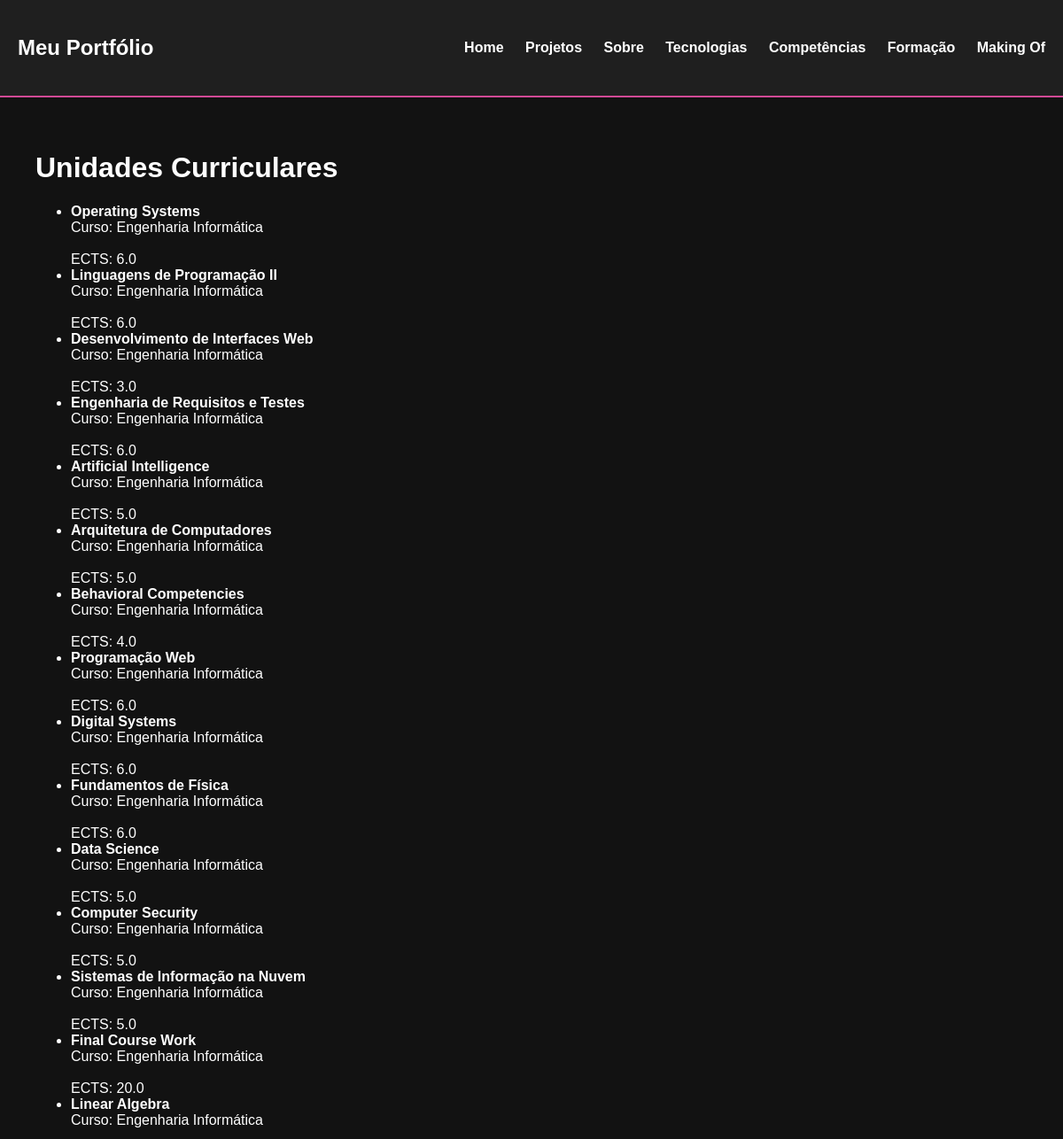
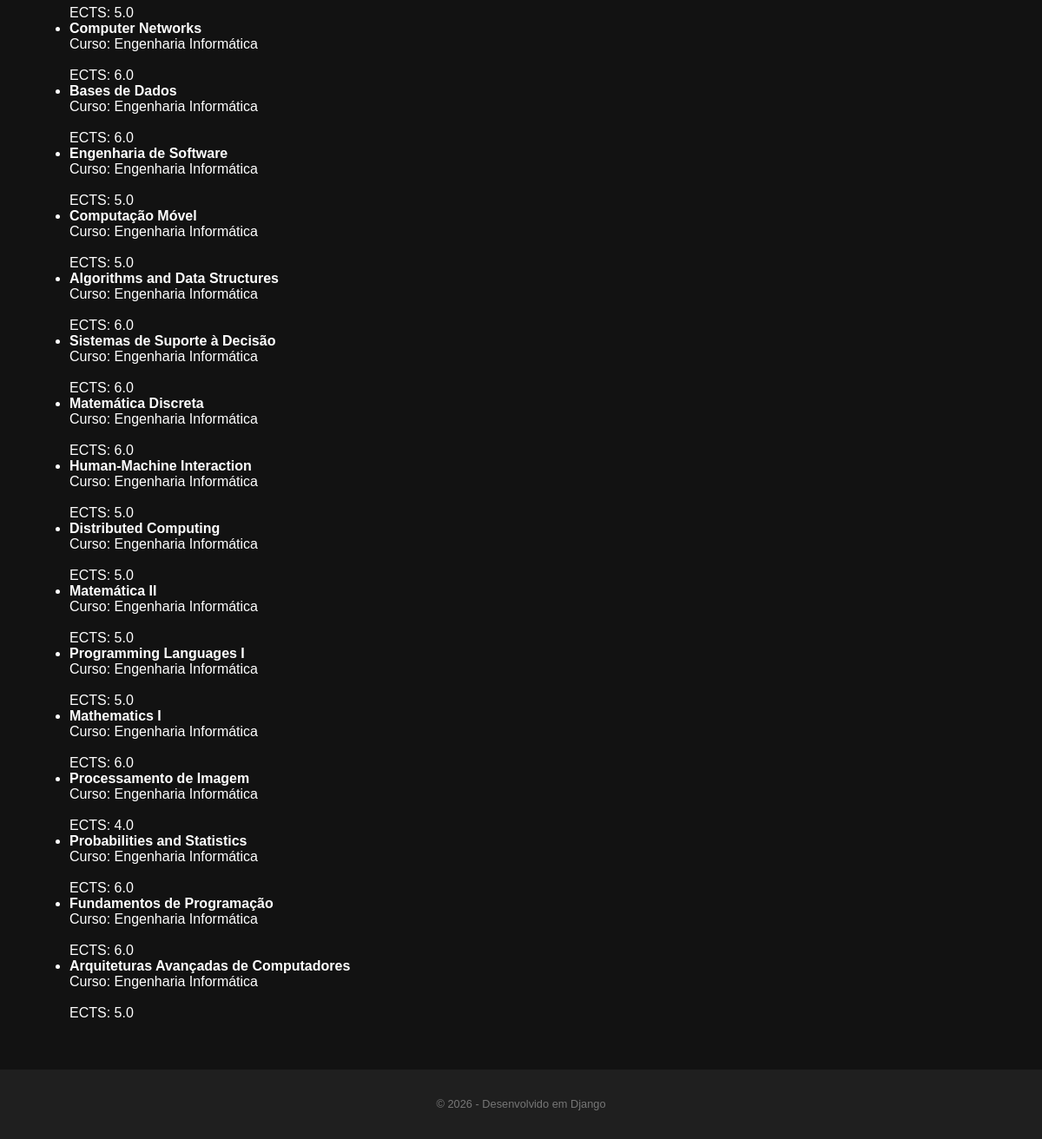
/portfolio/ucs/, run on the app's committed database (2 pictures, top to bottom).
### portfolio/models.py (models this page shows, shortened)
class UnidadeCurricular(models.Model):
    codigo_legivel = models.CharField(max_length=50, unique=True)
    nome = models.CharField(max_length=200)
    ano = models.IntegerField()
    semestre = models.IntegerField()
    ects = models.FloatField()
    curso = models.ForeignKey(Curso, on_delete=models.CASCADE, related_name='ucs')
    docente_responsavel = models.ForeignKey(Docente, on_delete=models.SET_NULL, null=True, related_name='ucs')
    imagem = models.ImageField(upload_to='ucs/', blank=True, null=True)
    link_lusofona = models.URLField(blank=True)

class Curso(models.Model):
    codigo = models.IntegerField(primary_key=True, help_text="Ex: 260")
    nome = models.CharField(max_length=200)
    grau = models.CharField(max_length=100, blank=True, null=True)
    descricao = models.TextField(blank=True, null=True)
    logotipo = models.ImageField(upload_to='cursos/', blank=True, null=True)

### portfolio/views.py (the view)
# urls.py: path('ucs/', views.ucs_view, name='ucs'),
def ucs_view(request):
    ucs = UnidadeCurricular.objects.all()
    return render(request, 'portfolio/ucs.html', {
        'ucs': ucs
    })

### portfolio/templates/portfolio/ucs.html
{% extends 'portfolio/layout.html' %}
{% block content %}
<h1>Unidades Curriculares</h1>
<ul>
  {% for uc in ucs %}
    <li>
      <strong>{{ uc.nome }}</strong><br>
      Curso: {{ uc.curso.nome }}<br>
      <br>
      ECTS: {{ uc.ects }}
    </li>
  {% endfor %}
</ul>
{% endblock %}

### portfolio/templates/portfolio/layout.html (style rules this page uses)
body { font-family: Arial, sans-serif; margin: 0; background: #121212; color: white; }

### data on the page
UnidadeCurricular: nome "Operating Systems", curso.nome "Engenharia Informática", ects "6.0"
UnidadeCurricular: nome "Linguagens de Programação II", curso.nome "Engenharia Informática", ects "6.0"
UnidadeCurricular: nome "Desenvolvimento de Interfaces Web", curso.nome "Engenharia Informática", ects "3.0"
UnidadeCurricular: nome "Engenharia de Requisitos e Testes", curso.nome "Engenharia Informática", ects "6.0"
UnidadeCurricular: nome "Artificial Intelligence", curso.nome "Engenharia Informática", ects "5.0"
UnidadeCurricular: nome "Arquitetura de Computadores", curso.nome "Engenharia Informática", ects "5.0"
UnidadeCurricular: nome "Behavioral Competencies", curso.nome "Engenharia Informática", ects "4.0"
UnidadeCurricular: nome "Programação Web", curso.nome "Engenharia Informática", ects "6.0"
UnidadeCurricular: nome "Digital Systems", curso.nome "Engenharia Informática", ects "6.0"
UnidadeCurricular: nome "Fundamentos de Física", curso.nome "Engenharia Informática", ects "6.0"
UnidadeCurricular: nome "Data Science", curso.nome "Engenharia Informática", ects "5.0"
UnidadeCurricular: nome "Computer Security", curso.nome "Engenharia Informática", ects "5.0"
UnidadeCurricular: nome "Sistemas de Informação na Nuvem", curso.nome "Engenharia Informática", ects "5.0"
UnidadeCurricular: nome "Final Course Work", curso.nome "Engenharia Informática", ects "20.0"
UnidadeCurricular: nome "Linear Algebra", curso.nome "Engenharia Informática", ects "5.0"
UnidadeCurricular: nome "Computer Networks", curso.nome "Engenharia Informática", ects "6.0"
UnidadeCurricular: nome "Bases de Dados", curso.nome "Engenharia Informática", ects "6.0"
UnidadeCurricular: nome "Engenharia de Software", curso.nome "Engenharia Informática", ects "5.0"
UnidadeCurricular: nome "Computação Móvel", curso.nome "Engenharia Informática", ects "5.0"
UnidadeCurricular: nome "Algorithms and Data Structures", curso.nome "Engenharia Informática", ects "6.0"
UnidadeCurricular: nome "Sistemas de Suporte à Decisão", curso.nome "Engenharia Informática", ects "6.0"
UnidadeCurricular: nome "Matemática Discreta", curso.nome "Engenharia Informática", ects "6.0"
UnidadeCurricular: nome "Human-Machine Interaction", curso.nome "Engenharia Informática", ects "5.0"
UnidadeCurricular: nome "Distributed Computing", curso.nome "Engenharia Informática", ects "5.0"
UnidadeCurricular: nome "Matemática II", curso.nome "Engenharia Informática", ects "5.0"
UnidadeCurricular: nome "Programming Languages I", curso.nome "Engenharia Informática", ects "5.0"
UnidadeCurricular: nome "Mathematics I", curso.nome "Engenharia Informática", ects "6.0"
UnidadeCurricular: nome "Processamento de Imagem", curso.nome "Engenharia Informática", ects "4.0"
UnidadeCurricular: nome "Probabilities and Statistics", curso.nome "Engenharia Informática", ects "6.0"
UnidadeCurricular: nome "Fundamentos de Programação", curso.nome "Engenharia Informática", ects "6.0"
UnidadeCurricular: nome "Arquiteturas Avançadas de Computadores", curso.nome "Engenharia Informática", ects "5.0"
